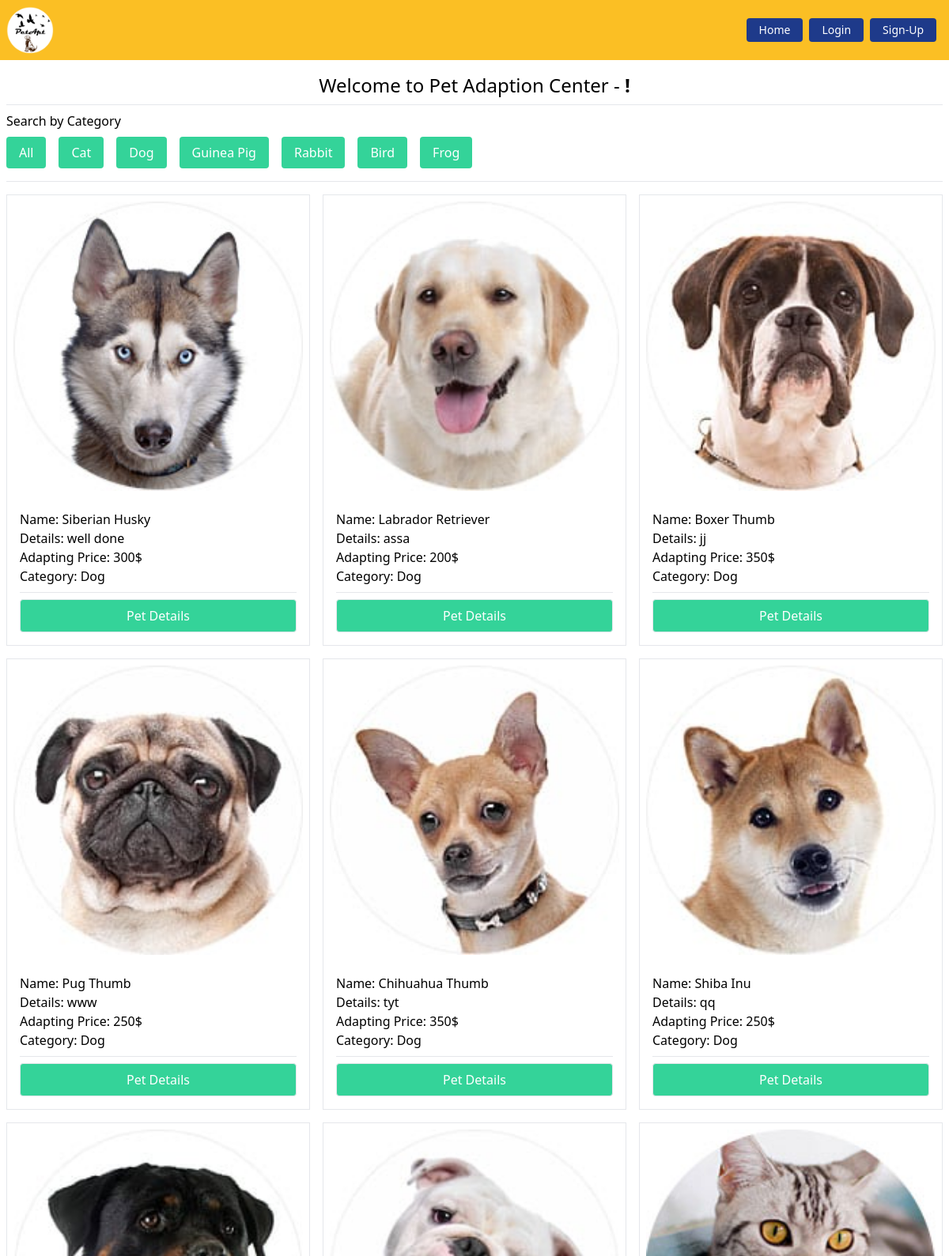
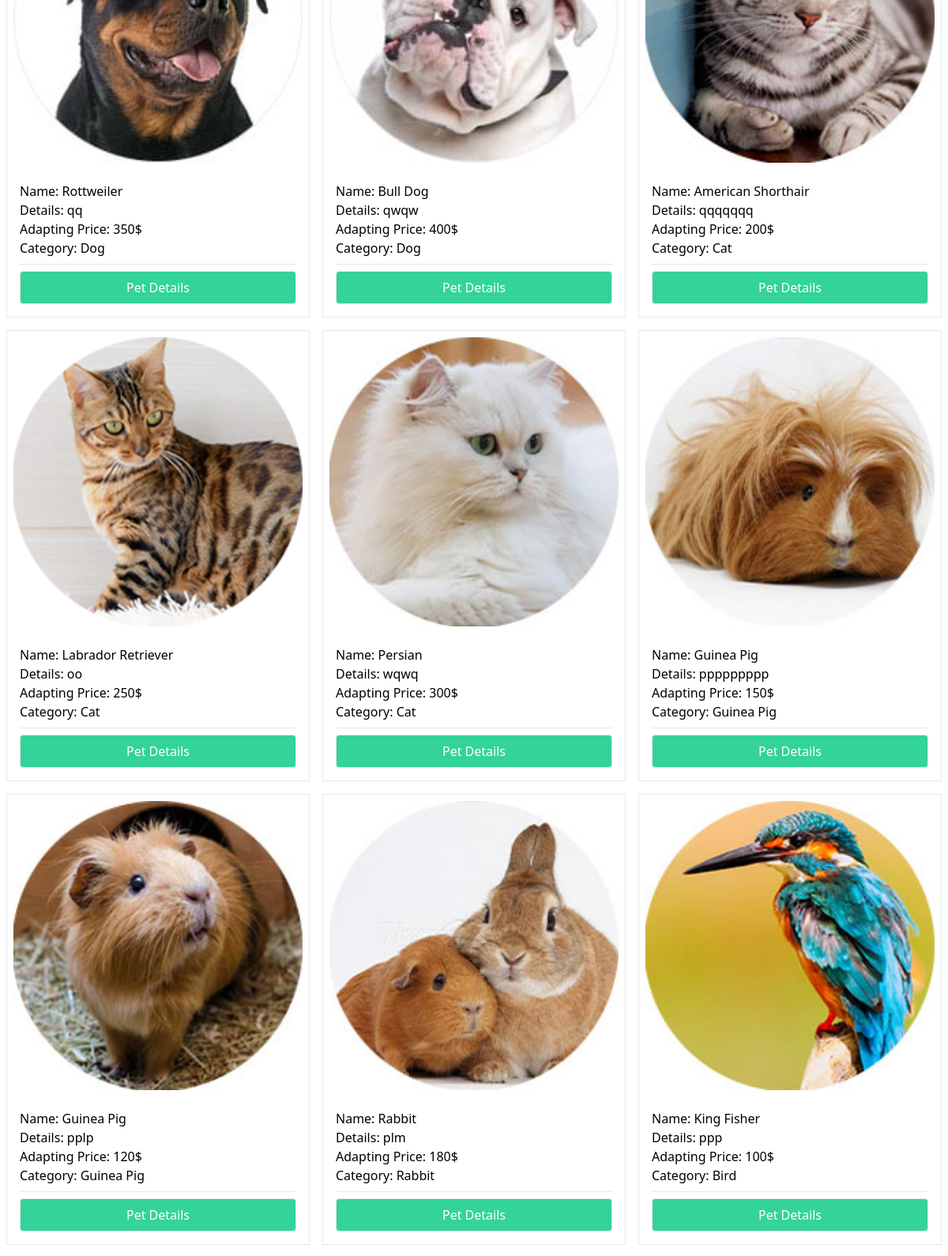
The page / (upper part) on the database its author committed (2 pictures, top to bottom).
### Pets/models.py (models this page shows, shortened)
class PetCategory(models.Model):
    name = models.CharField(max_length=30)
    slug = models.SlugField(max_length=80)
    def __str__(self):
        return self.name

class Pet(models.Model):
    image = models.ImageField(upload_to='pets/media/images/')
    title = models.CharField(max_length = 40)
    description = models.TextField()
    adapt_price = models.IntegerField()
    category = models.ForeignKey(PetCategory, on_delete=models.CASCADE)

### PetApt/views.py (the view)
# urls.py: path('', home, name='home'),
def home(request, category_slug=None):
    pets = models.Pet.objects.all()
    category = models.PetCategory.objects.all()
    if category_slug is not None:
        filterOption = models.PetCategory.objects.get(slug = category_slug)
        pets = models.Pet.objects.filter(category = filterOption)
    return render(request, 'index.html', {'pets': pets, 'category': category})

### templates/index.html
{% extends 'base.html' %}
{% block content %}
<h2 class="text-2xl text-center">Welcome to Pet Adaption Center - <strong>{{request.user.first_name}} !</strong></h2>
<hr class="my-2">
<div>
    <p>Search by Category</p>
    <ul class="flex flex-wrap">
        <li><a href="{% url 'home' %}" class="bg-green-400 block p-2 px-4 ml-0 text-white rounded m-2">All</a></li>
        {% for item in category %}
        <li>
            <a href="{% url 'filterpet' item.slug %}" class="bg-green-400 block p-2 px-4 text-white rounded m-2">
                {{item}}
            </a>
        </li>
        {% endfor %}
    </ul>
</div>
<hr class="my-2">
<div class="pt-2 grid md:grid-cols-2 lg:grid-cols-3 grid-cols-1 xl:grid-cols-4 gap-4">
    {% for pet in pets %}
    <div class="pet-card border">
        <div class="p-2">
            <img src={{pet.image.url}} alt="pet" class="w-full">
        </div>
        <div class="p-4">
            <p>Name: {{pet.title}}</p>
            <p>Details: {{pet.description | truncatewords:10}}</p>
            <p>Adapting Price: {{pet.adapt_price}}$</p>
            <p>Category: {{pet.category}}</p>
            <hr class="my-2">
            <a href="{% url 'petDetails' pet.id %}"
                class="rounded w-full text-center text-white hover:bg-green-500 border bg-green-400 px-6 py-2 inline-block">
                Pet Details
            </a>
        </div>
    </div>
    {% endfor %}
</div>
<br>
{% endblock %}

### rows shown on the page
PetCategory: name "Cat"
PetCategory: name "Dog"
PetCategory: name "Guinea Pig"
PetCategory: name "Rabbit"
PetCategory: name "Bird"
PetCategory: name "Frog"
Pet: image (picture), title "Siberian Husky", description "well done", adapt_price "300", category "Dog"
Pet: image (picture), title "Labrador Retriever", description "assa", adapt_price "200", category "Dog"
Pet: image (picture), title "Boxer Thumb", description "jj", adapt_price "350", category "Dog"
Pet: image (picture), title "Pug Thumb", description "www", adapt_price "250", category "Dog"
Pet: image (picture), title "Chihuahua Thumb", description "tyt", adapt_price "350", category "Dog"
Pet: image (picture), title "Shiba Inu", description "qq", adapt_price "250", category "Dog"
Pet: image (picture), title "Rottweiler", description "qq", adapt_price "350", category "Dog"
Pet: image (picture), title "Bull Dog", description "qwqw", adapt_price "400", category "Dog"
Pet: image (picture), title "American Shorthair", description "qqqqqqq", adapt_price "200", category "Cat"
Pet: image (picture), title "Labrador Retriever", description "oo", adapt_price "250", category "Cat"
Pet: image (picture), title "Persian", description "wqwq", adapt_price "300", category "Cat"
Pet: image (picture), title "Guinea Pig", description "ppppppppp", adapt_price "150", category "Guinea Pig"
Pet: image (picture), title "Guinea Pig", description "pplp", adapt_price "120", category "Guinea Pig"
Pet: image (picture), title "Rabbit", description "plm", adapt_price "180", category "Rabbit"
Pet: image (picture), title "King Fisher", description "ppp", adapt_price "100", category "Bird"
